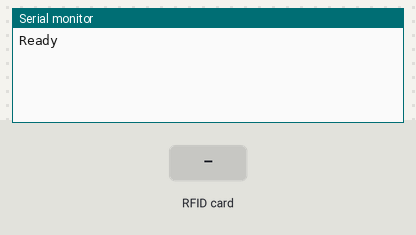
A sketch run on a simulated ESP32. On the bench: the last lines printed to the serial monitor. Inputs (shaded band) come from the test bench. WiFi joins after 1.5 s; servers stay silent unless stated; uploads are accepted with an empty reply.

Above: at 2.7 s.
2.8 s: RFID card 12 34 56 78 held to the reader
At 3.7 s:
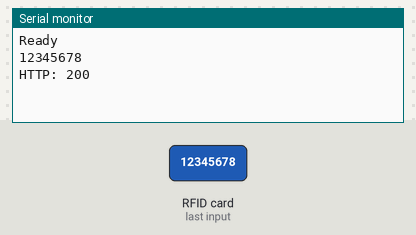
4.5 s: RFID card 5E 7A 19 C4 held to the reader
At 5.17 s:
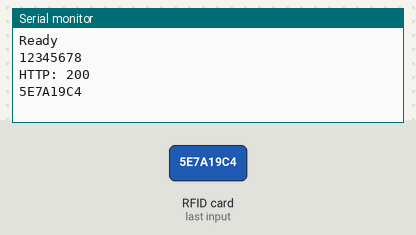

The sketch:

debit_station_1.ino
```cpp
#include <WiFi.h>
#include <HTTPClient.h>
#include <SPI.h>
#include <MFRC522.h>

#define RST_PIN 22
#define SS_PIN 21

MFRC522 mfrc522(SS_PIN, RST_PIN);


const char* WIFI_SSID = "Galaxy M30sD8BA";
const char* WIFI_PASS = "12345678";

const char* SERVER_URL =
    "http://192.168.71.222:8000/debit";

float amount = 40.0;

void setup() {
  Serial.begin(115200);

  SPI.begin();
  mfrc522.PCD_Init();

  WiFi.begin(WIFI_SSID, WIFI_PASS);

  while (WiFi.status() != WL_CONNECTED) {
    delay(500);
  }

  Serial.println("Ready");
}

void loop() {

  if (!mfrc522.PICC_IsNewCardPresent())
    return;

  if (!mfrc522.PICC_ReadCardSerial())
    return;

  String uid = "";

  for (byte i = 0; i < mfrc522.uid.size; i++) {
    uid += String(mfrc522.uid.uidByte[i], HEX);
  }

  uid.toUpperCase();

  Serial.println(uid);

  if (WiFi.status() == WL_CONNECTED) {

    HTTPClient http;

    http.begin(SERVER_URL);
    http.addHeader("Content-Type", "application/json");

    String body =
      "{\"uid\":\"" + uid +
      "\",\"amount\":" +
      String(amount, 2) +
      "}";

    int code = http.POST(body);

    Serial.print("HTTP: ");
    Serial.println(code);

    if (code > 0) {
      Serial.println(http.getString());
    }

    http.end();
  }

  delay(2000);
}
```

Measured:
- after the input at 2.8 s, the serial monitor: prints a new line at once (image 1)
- after the input at 4.5 s, the serial monitor: prints a new line after 0.52 s (image 2)
